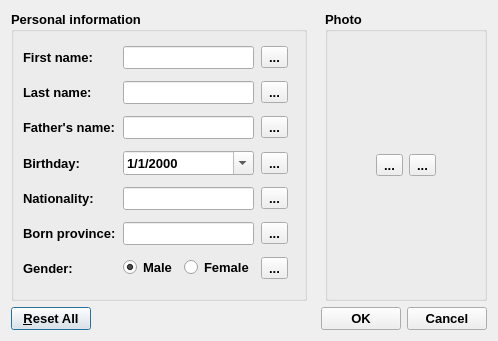
<?xml version="1.0" encoding="UTF-8"?>
<ui version="4.0">
 <class>DataEditor</class>
 <widget class="QDialog" name="DataEditor">
  <property name="geometry">
   <rect>
    <x>0</x>
    <y>0</y>
    <width>498</width>
    <height>341</height>
   </rect>
  </property>
  <property name="font">
   <font>
    <pointsize>10</pointsize>
    <bold>true</bold>
   </font>
  </property>
  <property name="windowTitle">
   <string/>
  </property>
  <layout class="QGridLayout" name="gridLayout_2">
   <item row="0" column="0">
    <widget class="QGroupBox" name="groupBoxInformation">
     <property name="sizePolicy">
      <sizepolicy hsizetype="MinimumExpanding" vsizetype="MinimumExpanding">
       <horstretch>0</horstretch>
       <verstretch>0</verstretch>
      </sizepolicy>
     </property>
     <property name="title">
      <string>Personal information</string>
     </property>
     <layout class="QGridLayout" name="layoutInformation" rowstretch="0,0,0,0,0,0,0,0">
      <property name="sizeConstraint">
       <enum>QLayout::SetNoConstraint</enum>
      </property>
      <property name="spacing">
       <number>7</number>
      </property>
      <item row="4" column="0">
       <widget class="QLabel" name="labelNationality">
        <property name="sizePolicy">
         <sizepolicy hsizetype="MinimumExpanding" vsizetype="Preferred">
          <horstretch>0</horstretch>
          <verstretch>0</verstretch>
         </sizepolicy>
        </property>
        <property name="text">
         <string>Nationality:</string>
        </property>
        <property name="buddy">
         <cstring>containerNationality</cstring>
        </property>
       </widget>
      </item>
      <item row="1" column="2">
       <widget class="QToolButton" name="buttonResetLastName">
        <property name="toolTip">
         <string>Reset the last name to its inital value</string>
        </property>
        <property name="text">
         <string>...</string>
        </property>
        <property name="icon">
         <iconset resource="icons/resource.qrc">
          <normaloff>:/icons/reset.png</normaloff>:/icons/reset.png</iconset>
        </property>
        <property name="iconSize">
         <size>
          <width>24</width>
          <height>24</height>
         </size>
        </property>
       </widget>
      </item>
      <item row="2" column="0">
       <widget class="QLabel" name="labelFatherName">
        <property name="sizePolicy">
         <sizepolicy hsizetype="MinimumExpanding" vsizetype="Preferred">
          <horstretch>0</horstretch>
          <verstretch>0</verstretch>
         </sizepolicy>
        </property>
        <property name="text">
         <string>Father's name:</string>
        </property>
        <property name="buddy">
         <cstring>containerFatherName</cstring>
        </property>
       </widget>
      </item>
      <item row="1" column="0">
       <widget class="QLabel" name="labelLastName">
        <property name="sizePolicy">
         <sizepolicy hsizetype="MinimumExpanding" vsizetype="Preferred">
          <horstretch>0</horstretch>
          <verstretch>0</verstretch>
         </sizepolicy>
        </property>
        <property name="text">
         <string>Last name:</string>
        </property>
        <property name="buddy">
         <cstring>containerLastName</cstring>
        </property>
       </widget>
      </item>
      <item row="4" column="2">
       <widget class="QToolButton" name="buttonResetNationality">
        <property name="toolTip">
         <string>Reset the nationality to its inital value</string>
        </property>
        <property name="text">
         <string>...</string>
        </property>
        <property name="icon">
         <iconset resource="icons/resource.qrc">
          <normaloff>:/icons/reset.png</normaloff>:/icons/reset.png</iconset>
        </property>
        <property name="iconSize">
         <size>
          <width>24</width>
          <height>24</height>
         </size>
        </property>
       </widget>
      </item>
      <item row="2" column="2">
       <widget class="QToolButton" name="buttonResetFatherName">
        <property name="toolTip">
         <string>Reset the father's name to its inital value</string>
        </property>
        <property name="text">
         <string>...</string>
        </property>
        <property name="icon">
         <iconset resource="icons/resource.qrc">
          <normaloff>:/icons/reset.png</normaloff>:/icons/reset.png</iconset>
        </property>
        <property name="iconSize">
         <size>
          <width>24</width>
          <height>24</height>
         </size>
        </property>
       </widget>
      </item>
      <item row="1" column="1">
       <widget class="QLineEdit" name="containerLastName">
        <property name="sizePolicy">
         <sizepolicy hsizetype="MinimumExpanding" vsizetype="Fixed">
          <horstretch>50</horstretch>
          <verstretch>0</verstretch>
         </sizepolicy>
        </property>
        <property name="clearButtonEnabled">
         <bool>true</bool>
        </property>
       </widget>
      </item>
      <item row="0" column="1">
       <widget class="QLineEdit" name="containerFirstName">
        <property name="sizePolicy">
         <sizepolicy hsizetype="MinimumExpanding" vsizetype="Fixed">
          <horstretch>50</horstretch>
          <verstretch>0</verstretch>
         </sizepolicy>
        </property>
        <property name="clearButtonEnabled">
         <bool>true</bool>
        </property>
       </widget>
      </item>
      <item row="7" column="0">
       <widget class="QLabel" name="labelGender">
        <property name="sizePolicy">
         <sizepolicy hsizetype="MinimumExpanding" vsizetype="Preferred">
          <horstretch>0</horstretch>
          <verstretch>0</verstretch>
         </sizepolicy>
        </property>
        <property name="text">
         <string>Gender:</string>
        </property>
       </widget>
      </item>
      <item row="5" column="0">
       <widget class="QLabel" name="labelBornProvince">
        <property name="sizePolicy">
         <sizepolicy hsizetype="MinimumExpanding" vsizetype="Preferred">
          <horstretch>0</horstretch>
          <verstretch>0</verstretch>
         </sizepolicy>
        </property>
        <property name="text">
         <string>Born province:</string>
        </property>
        <property name="buddy">
         <cstring>containerBornProvince</cstring>
        </property>
       </widget>
      </item>
      <item row="2" column="1">
       <widget class="QLineEdit" name="containerFatherName">
        <property name="sizePolicy">
         <sizepolicy hsizetype="MinimumExpanding" vsizetype="Fixed">
          <horstretch>50</horstretch>
          <verstretch>0</verstretch>
         </sizepolicy>
        </property>
        <property name="clearButtonEnabled">
         <bool>true</bool>
        </property>
       </widget>
      </item>
      <item row="7" column="2" colspan="2">
       <widget class="QToolButton" name="buttonResetGender">
        <property name="toolTip">
         <string>Reset the gender to its inital value</string>
        </property>
        <property name="text">
         <string>...</string>
        </property>
        <property name="icon">
         <iconset resource="icons/resource.qrc">
          <normaloff>:/icons/reset.png</normaloff>:/icons/reset.png</iconset>
        </property>
        <property name="iconSize">
         <size>
          <width>24</width>
          <height>24</height>
         </size>
        </property>
       </widget>
      </item>
      <item row="7" column="1">
       <layout class="QHBoxLayout" name="layoutGender">
        <item>
         <widget class="QRadioButton" name="radioButtonMale">
          <property name="text">
           <string>Male</string>
          </property>
          <property name="checked">
           <bool>true</bool>
          </property>
         </widget>
        </item>
        <item>
         <widget class="QRadioButton" name="radioButtonFemale">
          <property name="text">
           <string>Female</string>
          </property>
         </widget>
        </item>
       </layout>
      </item>
      <item row="5" column="1">
       <widget class="QLineEdit" name="containerBornProvince">
        <property name="sizePolicy">
         <sizepolicy hsizetype="MinimumExpanding" vsizetype="Fixed">
          <horstretch>50</horstretch>
          <verstretch>0</verstretch>
         </sizepolicy>
        </property>
        <property name="clearButtonEnabled">
         <bool>true</bool>
        </property>
       </widget>
      </item>
      <item row="0" column="0">
       <widget class="QLabel" name="labelFirstName">
        <property name="sizePolicy">
         <sizepolicy hsizetype="MinimumExpanding" vsizetype="Preferred">
          <horstretch>0</horstretch>
          <verstretch>0</verstretch>
         </sizepolicy>
        </property>
        <property name="text">
         <string>First name:</string>
        </property>
        <property name="buddy">
         <cstring>containerFirstName</cstring>
        </property>
       </widget>
      </item>
      <item row="0" column="2">
       <widget class="QToolButton" name="buttonResetFirstName">
        <property name="toolTip">
         <string>Reset the first name to its inital value</string>
        </property>
        <property name="text">
         <string>...</string>
        </property>
        <property name="icon">
         <iconset resource="icons/resource.qrc">
          <normaloff>:/icons/reset.png</normaloff>:/icons/reset.png</iconset>
        </property>
        <property name="iconSize">
         <size>
          <width>24</width>
          <height>24</height>
         </size>
        </property>
       </widget>
      </item>
      <item row="3" column="1">
       <widget class="QDateEdit" name="containerBirthday">
        <property name="sizePolicy">
         <sizepolicy hsizetype="MinimumExpanding" vsizetype="Fixed">
          <horstretch>50</horstretch>
          <verstretch>0</verstretch>
         </sizepolicy>
        </property>
        <property name="font">
         <font>
          <pointsize>10</pointsize>
          <bold>true</bold>
          <stylestrategy>PreferAntialias</stylestrategy>
         </font>
        </property>
        <property name="accelerated">
         <bool>false</bool>
        </property>
        <property name="keyboardTracking">
         <bool>false</bool>
        </property>
        <property name="displayFormat">
         <string>M/d/yyyy</string>
        </property>
        <property name="calendarPopup">
         <bool>true</bool>
        </property>
        <property name="timeSpec">
         <enum>Qt::UTC</enum>
        </property>
       </widget>
      </item>
      <item row="3" column="2">
       <widget class="QToolButton" name="buttonResetBirthday">
        <property name="toolTip">
         <string>Reset the birthday to its inital value</string>
        </property>
        <property name="text">
         <string>...</string>
        </property>
        <property name="icon">
         <iconset resource="icons/resource.qrc">
          <normaloff>:/icons/reset.png</normaloff>:/icons/reset.png</iconset>
        </property>
        <property name="iconSize">
         <size>
          <width>24</width>
          <height>24</height>
         </size>
        </property>
       </widget>
      </item>
      <item row="5" column="2">
       <widget class="QToolButton" name="buttonResetBornProvince">
        <property name="toolTip">
         <string>Reset the born province to its inital value</string>
        </property>
        <property name="text">
         <string>...</string>
        </property>
        <property name="icon">
         <iconset resource="icons/resource.qrc">
          <normaloff>:/icons/reset.png</normaloff>:/icons/reset.png</iconset>
        </property>
        <property name="iconSize">
         <size>
          <width>24</width>
          <height>24</height>
         </size>
        </property>
       </widget>
      </item>
      <item row="4" column="1">
       <widget class="QLineEdit" name="containerNationality">
        <property name="sizePolicy">
         <sizepolicy hsizetype="MinimumExpanding" vsizetype="Fixed">
          <horstretch>50</horstretch>
          <verstretch>0</verstretch>
         </sizepolicy>
        </property>
        <property name="clearButtonEnabled">
         <bool>true</bool>
        </property>
       </widget>
      </item>
      <item row="3" column="0">
       <widget class="QLabel" name="labelBirthday">
        <property name="sizePolicy">
         <sizepolicy hsizetype="MinimumExpanding" vsizetype="Preferred">
          <horstretch>0</horstretch>
          <verstretch>0</verstretch>
         </sizepolicy>
        </property>
        <property name="text">
         <string>Birthday:</string>
        </property>
        <property name="buddy">
         <cstring>containerBirthday</cstring>
        </property>
       </widget>
      </item>
     </layout>
    </widget>
   </item>
   <item row="2" column="0" colspan="4">
    <layout class="QHBoxLayout" name="layoutControl">
     <property name="topMargin">
      <number>0</number>
     </property>
     <item>
      <widget class="QPushButton" name="buttonResetEditor">
       <property name="toolTip">
        <string>Reset all values to their inital value</string>
       </property>
       <property name="text">
        <string>&amp;Reset All</string>
       </property>
      </widget>
     </item>
     <item>
      <spacer name="spacerButtonContainer">
       <property name="orientation">
        <enum>Qt::Horizontal</enum>
       </property>
       <property name="sizeHint" stdset="0">
        <size>
         <width>40</width>
         <height>20</height>
        </size>
       </property>
      </spacer>
     </item>
     <item>
      <widget class="QPushButton" name="buttonOk">
       <property name="text">
        <string>OK</string>
       </property>
      </widget>
     </item>
     <item>
      <widget class="QPushButton" name="buttonCancel">
       <property name="text">
        <string>Cancel</string>
       </property>
      </widget>
     </item>
    </layout>
   </item>
   <item row="0" column="3">
    <widget class="QGroupBox" name="groupBoxPhoto">
     <property name="title">
      <string>Photo</string>
     </property>
     <layout class="QVBoxLayout" name="layoutPhoto">
      <item>
       <layout class="QHBoxLayout" name="layoutPhotoController">
        <item>
         <spacer name="horizontalSpacer">
          <property name="orientation">
           <enum>Qt::Horizontal</enum>
          </property>
          <property name="sizeHint" stdset="0">
           <size>
            <width>40</width>
            <height>20</height>
           </size>
          </property>
         </spacer>
        </item>
        <item>
         <widget class="QToolButton" name="buttonLocalBrowser">
          <property name="toolTip">
           <string>Browse a photo in the local storage</string>
          </property>
          <property name="text">
           <string>...</string>
          </property>
          <property name="icon">
           <iconset resource="icons/resource.qrc">
            <normaloff>:/icons/open.png</normaloff>:/icons/open.png</iconset>
          </property>
          <property name="iconSize">
           <size>
            <width>24</width>
            <height>24</height>
           </size>
          </property>
         </widget>
        </item>
        <item>
         <widget class="QToolButton" name="buttonResetPhoto">
          <property name="sizePolicy">
           <sizepolicy hsizetype="Fixed" vsizetype="Fixed">
            <horstretch>0</horstretch>
            <verstretch>0</verstretch>
           </sizepolicy>
          </property>
          <property name="toolTip">
           <string>Reset the photo to its inital value</string>
          </property>
          <property name="text">
           <string>...</string>
          </property>
          <property name="icon">
           <iconset resource="icons/resource.qrc">
            <normaloff>:/icons/reset.png</normaloff>:/icons/reset.png</iconset>
          </property>
          <property name="iconSize">
           <size>
            <width>24</width>
            <height>24</height>
           </size>
          </property>
         </widget>
        </item>
        <item>
         <spacer name="horizontalSpacer_2">
          <property name="orientation">
           <enum>Qt::Horizontal</enum>
          </property>
          <property name="sizeHint" stdset="0">
           <size>
            <width>40</width>
            <height>20</height>
           </size>
          </property>
         </spacer>
        </item>
       </layout>
      </item>
     </layout>
    </widget>
   </item>
  </layout>
 </widget>
 <tabstops>
  <tabstop>containerFirstName</tabstop>
  <tabstop>containerLastName</tabstop>
  <tabstop>containerFatherName</tabstop>
  <tabstop>containerBirthday</tabstop>
  <tabstop>containerNationality</tabstop>
  <tabstop>containerBornProvince</tabstop>
  <tabstop>radioButtonMale</tabstop>
  <tabstop>radioButtonFemale</tabstop>
  <tabstop>buttonOk</tabstop>
  <tabstop>buttonCancel</tabstop>
  <tabstop>buttonResetEditor</tabstop>
  <tabstop>buttonResetFirstName</tabstop>
  <tabstop>buttonResetLastName</tabstop>
  <tabstop>buttonResetFatherName</tabstop>
  <tabstop>buttonResetBirthday</tabstop>
  <tabstop>buttonResetNationality</tabstop>
  <tabstop>buttonResetBornProvince</tabstop>
  <tabstop>buttonResetGender</tabstop>
  <tabstop>buttonResetPhoto</tabstop>
 </tabstops>
 <resources>
  <include location="icons/resource.qrc"/>
 </resources>
 <connections>
  <connection>
   <sender>buttonOk</sender>
   <signal>clicked()</signal>
   <receiver>DataEditor</receiver>
   <slot>accept()</slot>
   <hints>
    <hint type="sourcelabel">
     <x>372</x>
     <y>297</y>
    </hint>
    <hint type="destinationlabel">
     <x>250</x>
     <y>160</y>
    </hint>
   </hints>
  </connection>
  <connection>
   <sender>buttonCancel</sender>
   <signal>clicked()</signal>
   <receiver>DataEditor</receiver>
   <slot>reject()</slot>
   <hints>
    <hint type="sourcelabel">
     <x>453</x>
     <y>297</y>
    </hint>
    <hint type="destinationlabel">
     <x>250</x>
     <y>160</y>
    </hint>
   </hints>
  </connection>
 </connections>
</ui>
